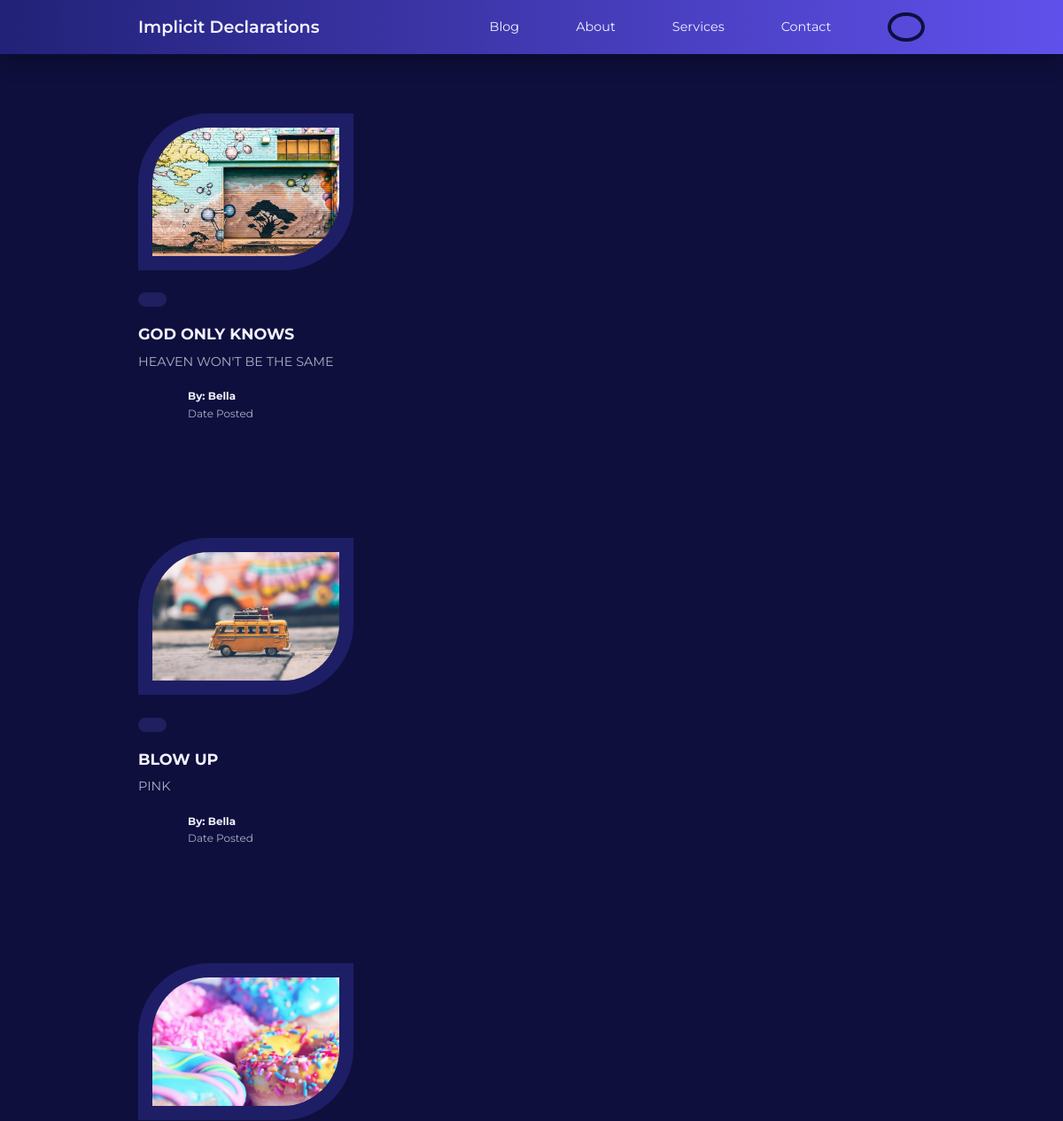
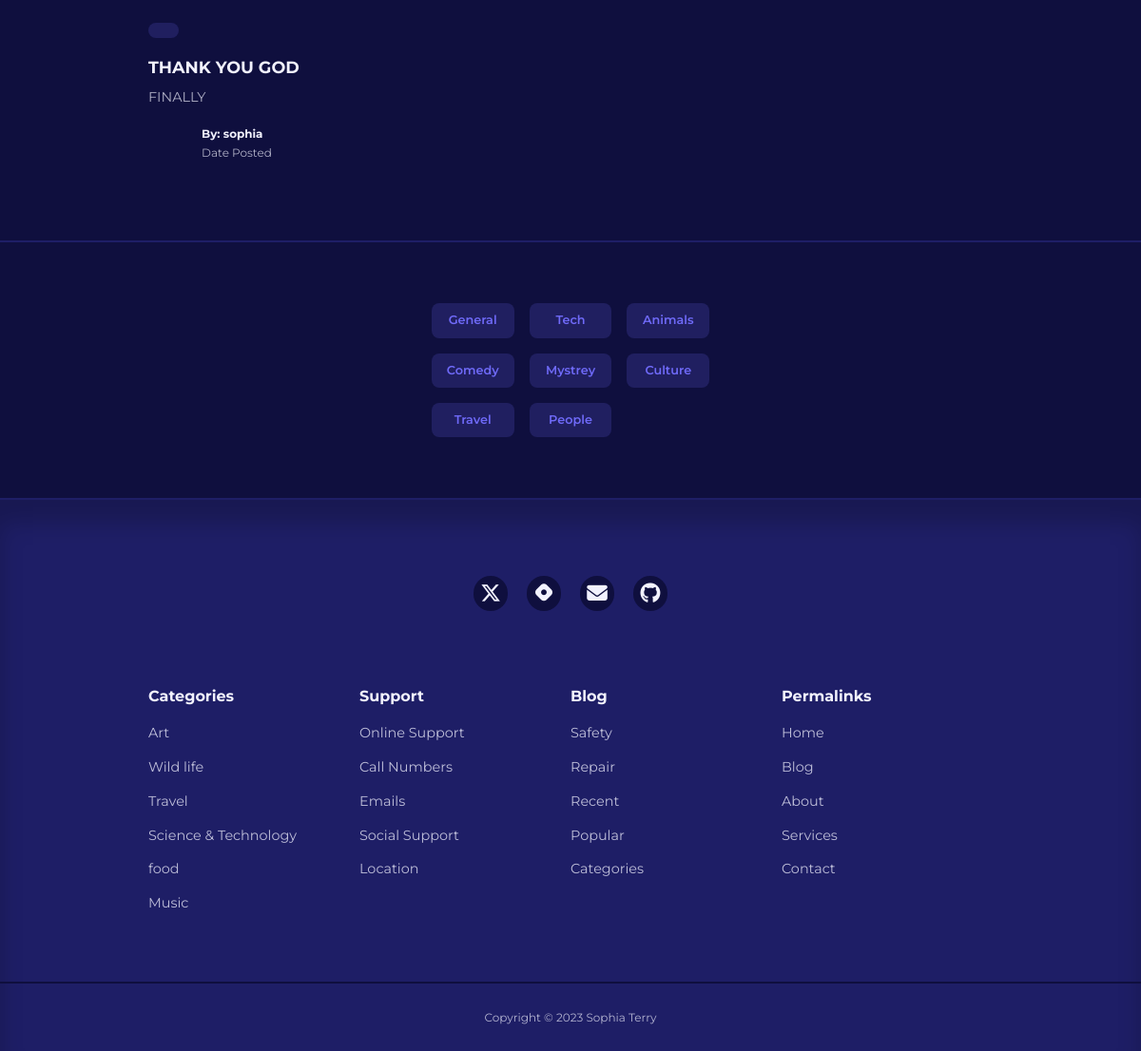
The page /index (signed in) on the database its author committed (2 pictures, top to bottom).
### app/models.py (models this page shows, shortened)
class Post(db.Model):
    id = db.Column(db.Integer, primary_key=True)
    title = db.Column(db.String(120))
    content = db.Column(db.Text)
    image = db.Column(db.String(120), nullable=True)
    timestamp = db.Column(db.DateTime, index=True, default=datetime.utcnow)
    user_id = db.Column(db.Integer, db.ForeignKey('user.id'))

class User(UserMixin, db.Model):
    id = db.Column(db.Integer, primary_key=True)
    username = db.Column(db.String(100), index=True, unique=True)
    email = db.Column(db.String(120), index=True, unique=True)
    password_hash = db.Column(db.String(128))
    role = db.Column(db.String(3))
    image_file = db.Column(db.String(120), nullable=True)
    posts = db.relationship('Post', backref='author', lazy='dynamic')
    about_me = db.Column(db.String(140))
    last_seen = db.Column(db.DateTime, default=datetime.utcnow)
    followed = db.relationship(
        'User', secondary=followers,
        primaryjoin=(followers.c.follower_id == id),
        secondaryjoin=(followers.c.followed_id == id),
        backref=db.backref('followers', lazy='dynamic'), lazy='dynamic'
    )

### app/routes.py (the view)
@app.route('/', methods=['GET', 'POST'])
@app.route('/index')
def index():
    title = 'Implicit Declarations'
    posts = Post.query.all()
    files = os.listdir(app.config['UPLOAD_PATH'])
    return render_template('index.html', title=title, posts=posts, files=files)

### app/models.py (called while the page is built)
@login.user_loader
def load_user(id):
    return User.query.get(int(id))

### app/routes.py (called while the page is built)
@app.before_request
def before_request():
    if current_user.is_authenticated:
        current_user.last_seen = datetime.utcnow()
        db.session.commit()

### app/templates/index.html (shortened to what this page needs)
{% extends "base.html" %}
{% block content %}
 {% for post in posts %}
 <section class="posts">
    <div class="container posts__container">
        <article class="post">
            <div class="post__thumbnail">
                {% if post.image %}
                <img src="{{ url_for('static', filename='images/' + post.image) }}" alt="Post Image">
                {% else %}
                <img src="{{ url_for('static', filename='/images/blog18.jpg') }}" alt="Default Image">
                {% endif %}
            </div>
            <div class="post__info">
                    <a href="category-posts.html" class="category__button">{{ category }}</a>
                    <h3 class="post__title">{{ post.title }}</h3>
                    <p class="post__body">{{ post.content }}</p>
                    <div class="post__author">
                        <div class="post__author-avator">
                        </div>
                        <div class="post__author-info">
                            <h5>By: {{post.author.username }}</h5>
                            <small>Date Posted {{ post.date_posted }}</small>
                        </div>
                    </div>
                </div>
        </article>
    </div>
</section>
{% endfor %}
    <section class="category__buttons">
        <div class=" container category__buttons-container">
            <a href="" class="category__button">General</a>
            <a href="" class="category__button">Tech</a>
            <a href="" class="category__button">Animals</a>
            <a href="" class="category__button">Comedy</a>
            <a href="" class="category__button">Mystrey</a>
            <a href="" class="category__button">Culture</a>
             <a href="" class="category__button">Travel</a>
            <a href="" class="category__button">People</a>
        </div>
    </section>
{%endblock %}

### app/templates/base.html (shortened to what this page needs)
<!DOCTYPE html>
<html lang="en">
<head>
    <link rel="stylesheet" href="{{ url_for('static', filename='styles/styles.css')}}">
    <link rel="stylesheet" href="https://unicons.iconscout.com/release/v4.0.8/css/line.css">
</head>
<body>
    {% block navbar %}
    <nav>
        <div class="container nav__container">
            <a href="/index" class="nav__logo">Implicit Declarations</a>
            <ul class="nav__items">
                <li><a href="{{ url_for('blog') }}">Blog</a></li>
                <li><a href="{{ url_for('about') }}">About</a></li>
                <li><a href="{{ url_for('services') }}">Services</a></li>
                <li><a href="{{ url_for('contact') }}">Contact</a></li>
                {% if current_user.is_anonymous %}
                <li><a href="{{ url_for('signin') }}">Sign In</a></li>
                {% else %}
                <li class="nav__profile">
                    <div class="avatar">
                    </div>
                        {% endif %}
                </li>
            </ul>
        </div>
    </nav>
    {% endblock %}
    {% block content %}{% endblock %}
    {% block footer %}
    <footer>
        <div class="footer__socials">
            <a href="https://twitter.com/Mssophia_" target="_blank">
                </a>
            <a href="https://sophiaintech.hashnode.dev/" target="_blank">
                </a>
            <a href="mailto:sophiaterryyu@gmail.com">
                </a>
            <a href="https://github.com/terryyufei" target="_blank">
                </a>
        </div>
        <div class="container footer__container">
            <article>
                <h4>Categories</h4>
                <ul>
                    <li><a href="">Art</a></li>
                    <li><a href="">Wild life</a></li>
                    <li><a href="">Travel</a></li>
                    <li><a href="">Science & Technology</a></li>
                    <li><a href="">food</a></li>
                    <li><a href="">Music</a></li>
                </ul>
            </article>
            <article>
                <h4>Support</h4>
                <ul>
                    <li><a href="">Online Support</a></li>
                    <li><a href="">Call Numbers</a></li>
                    <li><a href="">Emails</a></li>
                    <li><a href="">Social Support</a></li>
                    <li><a href="">Location</a></li>
                </ul>
            </article>
            <article>
                <h4>Blog</h4>
                <ul>
                    <li><a href="">Safety</a></li>
                    <li><a href="">Repair</a></li>
                    <li><a href="">Recent</a></li>
                    <li><a href="">Popular</a></li>
                    <li><a href="">Categories</a></li>
                </ul>
            </article>
            <article>
                <h4>Permalinks</h4>
                <ul>
                    <li><a href="">Home</a></li>
                    <li><a href="">Blog</a></li>
                    <li><a href="">About</a></li>
                    <li><a href="">Services</a></li>
                    <li><a href="">Contact</a></li>
                </ul>
            </article>
        </div>
        <div class="footer__copyright">
            <small>Copyright &copy; 2023 Sophia Terry</small>
        </div>
    </footer>
    {% endblock %}
</body>
</html>

### app/static/styles/styles.css (style rules this page uses)
:root { --color-primary: #6f6af8; --color-primary-light: hsl(242, 91%, 69%, 18%); --color-primary-variant: #5854c7; --color-red: #da0f3f; --color-red-light: hsl(346, 87%, 46%, 15%); --color-green: #00c476; --color-green-light: hsl(156, 100%, 38%, 15%); --color-gray-900: #1e1e66; --color-gray-700: #2d2b7c; --color-gray-300: rgba(242, 242, 254, 0.3); --color-gray-200: rgba(242, 242, 254, 0.7); --color-white: #f2f2fe; --color-bg: #0f0f3e; --transition: all 300ms ease; --container-width-lg: 74%; --container-width-md: 88%; --form-width: 40%; --card-border-radius-1: 0.3rem; --card-border-radius-2: 0.5rem; --card-border-radius-3: 0.8rem; --card-border-radius-4: 2rem; --card-border-radius-5: 5rem; }
* { box-sizing: border-box; margin: 0; padding: 0; outline: 0; border: 0; appearance: 0; list-style: none; text-decoration: none; }
body { font-family: 'Montserrat', sans-serif; line-height: 1.6; color: var(--color-gray-200); overflow-x: hidden; background: var(--color-bg); font-size: 0.9rem; }
.container { width: var(--container-width-lg); max-width: 1800px; margin-inline: auto; }
section { margin-top: 3rem; width: 100vw; }
h1, h2, h3, h4, h5 { color: var(--color-white); line-height: 1.3; }
h3 { font-size: 1.1rem; margin: 0.8rem 0 0.5rem; }
h4 { font-size: 1rem; }
a { color: var(--color-white); transition: var(--transition); }
img { display: block; width: 100%; object-fit: cover; }
nav { background: linear-gradient(to right, hsl(240, 56%, 30%), hsl(246, 80%, 62%)); width: 100vw; height: 3.8rem; position: fixed; top: 0; z-index: 10; box-shadow: 0 1rem 1rem rgba(0, 0, 0, 0.2); }
.nav__container { height: 100%; display: flex; align-items: center; justify-content: space-between; }
.avatar { width: 2.6rem; height: 2.1rem; border-radius: 50%; overflow: hidden; border: 0.3rem solid var(--color-bg); }
.nav__logo { font-weight: 600; font-size: 1.2rem; }
.nav__items { display: flex; align-items: center; gap: 4rem; }
.nav__profile { position: relative; cursor: pointer; }
.category__button { background: var(--color-primary-light); color: var(--color-primary); display: inline-block; padding: 0.5rem 1rem; border-radius: var(--card-border-radius-2); font-weight: 600; font-size: 0.8rem; text-align: center; }
.post__thumbnail { border-radius: var(--card-border-radius-5) 0; border: 1rem solid var(--color-gray-900); overflow: hidden; margin-bottom: 1.6rem; }
.post__author { display: flex; gap: 1rem; margin-top: 1.2rem; }
.post__author-avator { width: 2.5rem; height: 2.5rem; border-radius: var(--card-border-radius-3); overflow: hidden; }
.posts__container { display: grid; grid-template-columns: repeat(3, 1fr); gap: 5rem; margin-bottom: 5rem; margin-top: 8rem; }
.category__buttons { padding: 4rem 0; border-top: 2px solid var(--color-gray-900); border-bottom: 2px solid var(--color-gray-900); }
.category__buttons-container { width: fit-content; display: grid; grid-template-columns: repeat(3, 1fr); gap: 1rem; }
footer { background: var(--color-gray-900); padding: 5rem 0 0; box-shadow: inset 0 1.5rem 1.5rem rgba(0, 0, 0, 0.2); }
.footer__socials { margin-inline: auto; width: fit-content; margin-bottom: 5rem; display: flex; justify-content: space-between; align-items: center; gap: 1.2rem; }
.footer__socials a { background: var(--color-bg); border-radius: 50%; width: 2.3rem; height: 2.3rem; display: flex; align-items: center; justify-content: center; }
.footer__container { display: grid; grid-template-columns: repeat(4, 1fr); }
footer h4 { color: var(--color-white); margin-bottom: 0.6rem; }
footer ul a { opacity: 0.75; }
footer ul li { padding: 0.4rem 0; }
.footer__copyright { text-align: center; padding: 1.5rem 0; border-top: 2px solid var(--color-bg); margin-top: 4rem; }

### rows shown on the page
Post: image (picture), title "GOD ONLY KNOWS", content "HEAVEN WON'T BE THE SAME", author.username "Bella"
Post: image (picture), title "BLOW UP", content "PINK", author.username "Bella"
Post: image (picture), title "THANK YOU GOD", content "FINALLY", author.username "sophia"
